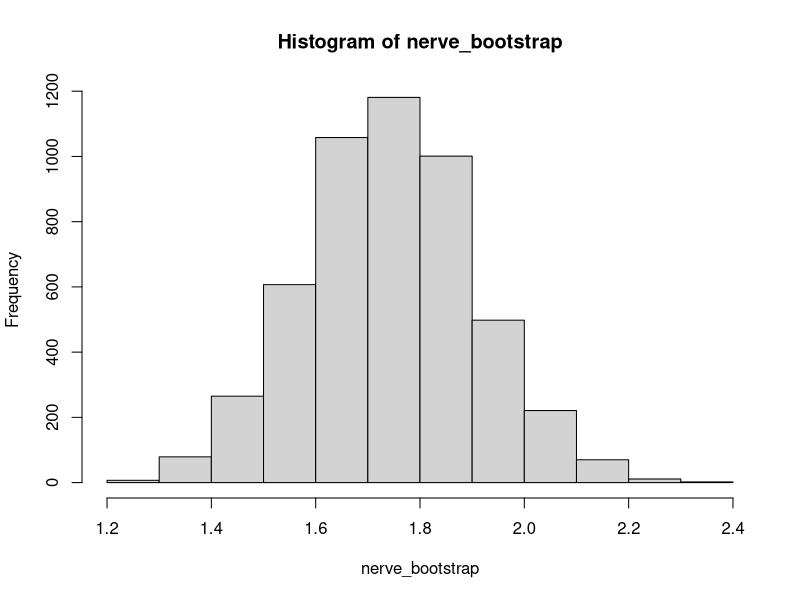

Source code (R): (Note: this script raises an error after producing the figure.)
# Example 8.2
nerve_frame <- read.table('nerve.dat', sep='', na.strings='', fill=T)

# Flatten
nerve <- as.matrix(nerve_frame)
dim(nerve) <- nrow(nerve_frame) * ncol(nerve_frame)
nerve <- nerve[!is.na(nerve)]

skewness <- function(data, index=1:length(data)) {
    x <- data[index]
    mean(((x - mean(x))/sd(x))^3)
}

bootstrap <- function(x, b, f) {
    tboot <- vector("double", b)
    for (i in seq(b)) {
        xsample <- sample(x, length(x), replace = TRUE)
        tboot[i] <- f(xsample)
    }
    tboot
}

bootstrap_ci_normal <- function(x, b, f, alpha) {
    se <- sd(bootstrap(x, b, f))
    expected <- f(x)
    c(expected - se * qnorm(1 - alpha/2), expected + se * qnorm(1 - alpha/2))
}

bootstrap_ci_pivotal <- function(x, b, f, alpha) {
    boot_x <- bootstrap(x, b, f)
    expected <- f(x)
    c(2*expected - quantile(boot_x, 1-alpha/2), 2*expected - quantile(boot_x, alpha/2))
}

bootstrap_ci_percentile <- function(x, b, f, alpha) {
    boot_x <- bootstrap(x, b, f)
    c(quantile(boot_x, alpha/2), quantile(boot_x, 1-alpha/2))
}



bootstrap_ci_normal(nerve, 1000, skewness, .05)

bootstrap_ci_pivotal(nerve, 1000, skewness, .05)

bootstrap_ci_percentile(nerve, 1000, skewness, .05)

## It can be useful to show the convergence
nerve_bootstrap <- bootstrap(nerve, 5000, skewness)

hist(nerve_bootstrap)

nerve_running_sd <- sqrt(purrr::accumulate(nerve_bootstrap, function (x, y) x + y^2) / seq(1:length(b)))

## We could do this with an accumulator with a clever merge sort
nerve_running_quantile <- vector("double", length(nerve_bootstrap))
for (i in 1:length(nerve_bootstrap)) {
    nerve_running_quantile[i] <- quantile(nerve_bootstrap[1:i], 0.975)
}

plot(nerve_running_sd)

plot(nerve_running_quantile)

## Using the boot package
boot::boot.ci(boot::boot(data=nerve, R=1000, statistic=skewness),
              type=c("norm", "perc", "bca"))

## Exercise 8.6
lsat <- c(576, 635, 558,578,666,580,555,661,651,605,653,575,545,572,594)
gpa <- c(3.39,3.30,2.81,3.03,3.44,3.07,3.00,3.43,3.36,3.13,3.12,2.74,2.76,2.88,3.96)
boot <- 1000

lsat_gpa_cor <- cor(lsat, gpa)

lsat_gpa_boot <- vector("double", length(lsat))
for (i in 1:boot) {
    index <- sample(1:length(lsat), replace=TRUE)
    lsat_gpa_boot[i] <- cor(lsat[index], gpa[index])
}

hist(lsat_gpa_boot)

## 95% confidence intervals
lsat_gpa_ci_normal <- c(lsat_gpa_cor - 2*sd(lsat_gpa_boot), lsat_gpa_cor + 2*sd(lsat_gpa_boot))

lsat_gpa_ci_pivotal <- c(2 * lsat_gpa_cor - quantile(lsat_gpa_boot, 0.975), 2 * lsat_gpa_cor - quantile(lsat_gpa_boot,0.0275))

lsat_gpa_ci_percentile <- c( quantile(lsat_gpa_boot, 0.0275),  quantile(lsat_gpa_boot,0.975))

## Ex 7.2

n <- 100
ex2_normal_radius <- vector("numeric", n)
ex2_normal_centre <- vector("numeric", n)
for (i in 1:n) {
    y <- rnorm(50)
    x <- exp(y)
    ex2_normal <- bootstrap_ci_normal(x, 100, skewness, .05)
    ex2_normal_radius[i] <- (ex2_normal[2] - ex2_normal[1]) / 2
    ex2_normal_centre[i] <- (ex2_normal[2] + ex2_normal[1])/2
}

## TODO: commentary
(ex2_pivotal <- bootstrap_ci_pivotal(y, 1000, skewness, .05))
(ex2_percentile <- bootstrap_ci_percentile(y, 1000, skewness, .05))


## Exmple 8.3
x <- rt(25, 3)
T <- function(x) (quantile(x, 0.75) - quantile(x, 0.25)) / 1.34


(ex2_normal <- bootstrap_ci_normal(x, 1000, T, .05))
(ex2_pivotal <- bootstrap_ci_pivotal(x, 1000, T, .05))
(ex2_percentile <- bootstrap_ci_percentile(x, 1000, T, .05))

## Examining Ex 5

iterate_dbl <- function(f, x0, n) {
    x <- x0
    ans <- vector("numeric", n)
    for (i in 1:n) {
        x <- f(x)
        ans[i] <- x
    }
    ans
}

n <- 100
iter <- 1000
## For plotting convergence
## Note is numerically unstable
unconditional_bootstrap_series <- iterate_dbl(function(x) x + mean(sample(rnorm(n), n, replace=TRUE))^2, 0, iter) / 1:iter

## This should be 1
(unconditional_bootstrap_series[iter] * n) / (2 - 1/n)


## Ex 6
n <- 100
mu <- 5
x <- rnorm(n, mu)

sample_size <- 1000
sample <- vector("double",  sample_size)
for (i in 1:sample_size) {
    sample[i] <- exp(mean(rnorm(n, mu)))
}


## Using if X_i ~ Normal(mu, 1) then sum(X_i) ~ Normal(n * mu, n)
distribution <- function(x) sqrt(n / 2*pi) * exp(-n*(log(x) - mu)^2) / x

t <- seq(min(sample), max(sample), by=0.01)

library(ggplot2)
ggplot() +
    geom_histogram(data = data.frame(x=sample), mapping=aes(x=x, y=..density..), bins=90) +
    geom_line(data = data.frame(x=t, y=distribution(t)), mapping=aes(x=x, y=y))


## Exercise 7
ex7_sample <- runif(50)

theta <- max(ex7_sample)

## Actual distribution: F(t) = t^n/theta^n; f(t) = n * t^(n-1) / theta^(n)

ex7_dist <- function(x, n=50, theta=1) n*x^(n-1) / theta^n

ex7_bootstrap <- bootstrap(ex7_sample, 1000, max)

t = seq(0, 1, by=0.01)

nbins <- 90
bin_width <- (max(ex7_bootstrap) - min(ex7_bootstrap)) / nbins


library(ggplot2)
ggplot() +
    geom_histogram(data = data.frame(x=ex7_bootstrap), mapping=aes(x=x, y=..density..), bins=90) +
    geom_line(data = data.frame(x=t, y=ex7_dist(t)), mapping=aes(x=x, y=y))

## Exercise 8

## Estimating the square of the mean (sqm)


sqm <- function(x) mean(x)^2



## Analytic bootstrap variance
vboot <- function(x, f=sqm) {
    bootstraps <- do.call(expand.grid, rep(list(x), length(x)))
    tdist <- apply(bootstraps, 1, f)
    mean(tdist ^ 2) - mean(tdist) ^ 2
}

## Approximate bootstrap variance
vboot_approx <- function(x, b=10000, f=sqm) {
    var(bootstrap(x, b, f))
}

var_n <- function(x, k) {
    mean((x-mean(x))^k) / length(x) ^ (k-1)
}

soln <- function(x) {
    xbar <- mean(x)
    n <- length(x)
    var_n(x, 4) + (2 - 3 / n) * var_n(x, 2)^2 + 4 * xbar * var_n(x,3) + 4 * xbar^2 * var_n(x,2)
}


x <- c(0, 0, 1)
vboot_approx(x)
vboot(x)
soln(x)

## Yay it works!
